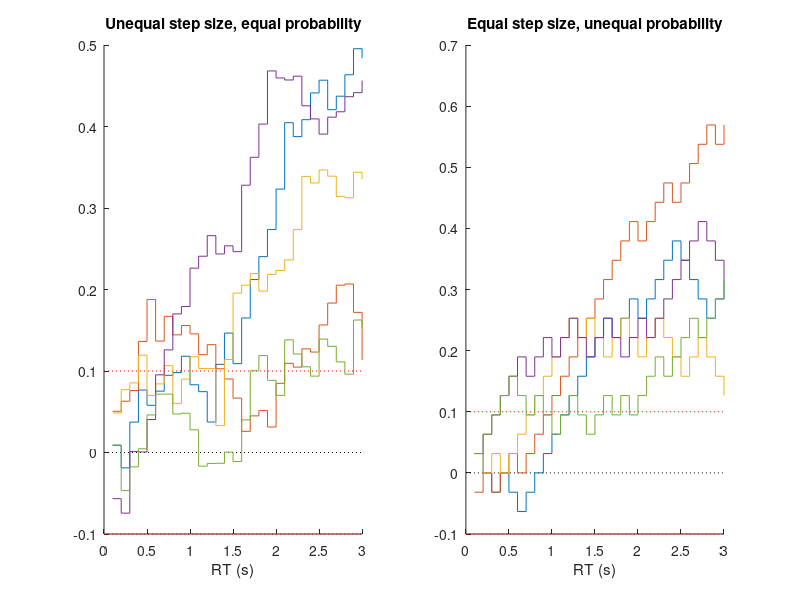
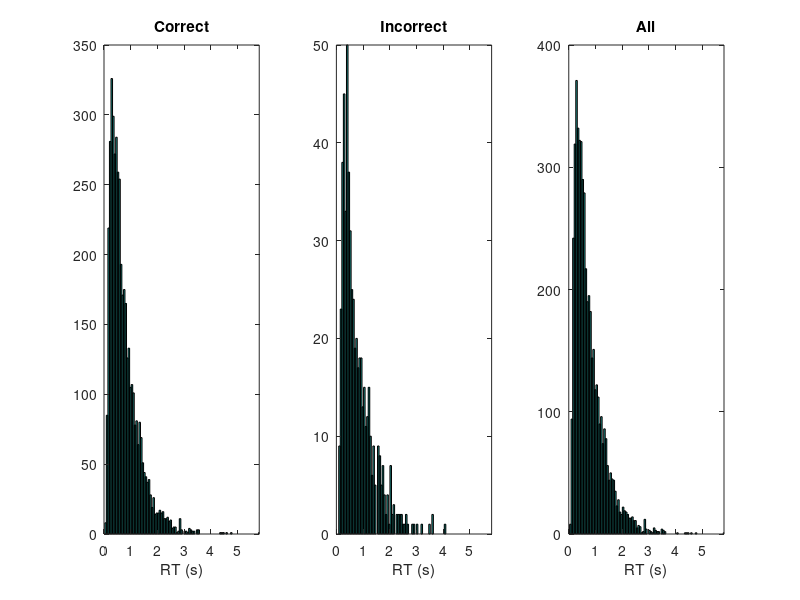

These charts were generated, in order, by the following MATLAB code: (Note: this script raises an error after producing the figures.)
%%DiffusionProcessTutorial.m
%
% This tutorial simulates the basic diffusion (random walk) model that
% predicts accuracy and RTs for a 2AFC decision.
%
% It requires adding the folder 'DiffusionProcess' to the path
%
% Written by G.M. Boynton, Summer 2008 For a great reference, see: Palmer,
% Huk & Shadlen (2008) Journal of Vision
%
% http://www.journalofvision.org/5/5/1/

addpath('dependencies_DiffusionProcess');

%% What is a 'diffusion process'?

% The basic idea is that decisions are made by accumulating information
% over time.  Specifically, evidence is represented as a variable that
% increments or decrements over time based on incoming information. I can't
% summarize it better than Palmer, Huk and Shadlen:

%  "The internal representation of the relevant stimulus is assumed to be
%  noisy and to vary over time. Each decision is based on repeated sampling
%  of this representation and comparing some function of these samples to a
%  criterion. For example, suppose samples of the noisy signal are taken at
%  discrete times and are added together to represent the evidence
%  accumulated over time. This accumulated evidence is compared to an upper
%  and lower bound. Upon reaching one of these bounds, the appropriate
%  response is initiated. If such a random walk model is modified by
%  reducing the time steps and evidence increments to infinitesimals, then
%  the model in continuous time is called a diffusion model (Ratcliff,
%  1978; Smith, 1990). For this model, the accumulated evidence has a
%  Gaussian distribution, which makes it a natural generalization of the
%  Gaussian version of signal detection theory (Ratcliff, 1980)."

%  (Diffusion processes are also known as the Wiener process or Brownian
%  motion)

% Intuitively, you can imagine how this simple model can predict error
% rates, and RTs for both correct and incorrect responses.  In the simplest
% case, analytical solutions exist for accuracy and the distribution of
% RTs.  

% This tutorial simulates a simple random walk model, calculating accuracy
% and histograms of RTs.  The results of the simulation is then compared to
% curves generated from the analytic solution.

%% Define variables for the random walk:

p.a = .1;  %upper bound (correct answer)
p.b = .1; %lower bound (incorrect answer)
p.u = .1; %drift rate (units/sec)
p.s = .1;  %standard deviation of drift (units/sec)


p.dt = .1; %step size for simulations (seconds)

%% Quick simulation

% First, let's do a quick simulation of the random walk model without
% worrying about keeping track of RTs.

nReps = 5; %number of staircases per simulation
nSteps = 30; %number of time steps

% Generate the entire matrix of step sizes in a single line. In this case,
% step sizes are pulled from a normal distribution with mean u*dt and
% standard deviation s*sqrt(dt).  Why sqrt(dt)?  Because variance adds
% linearly over time, so standard deviation adds by sqrt(dt).

dy = p.u*p.dt + p.s*sqrt(p.dt)*randn(nSteps,nReps);

% The random walk is a cumuluative sum of the steps (dy)
y = cumsum(dy);

% We need a time vector for plotting:
t = p.dt:p.dt:p.dt*nSteps;

% plot it.
figure(1)
clf
subplot(1,2,1)
hold on
% plot the bounds
plot([0,p.dt*nSteps],[0,0],'k:');
plot([0,p.dt*nSteps],[p.a,p.a],'r:');
plot([0,p.dt*nSteps],-[p.b,p.b],'r:');

stairs(t,y);
xlabel('RT (s)');
title('Unequal step size, equal probability')

%% 
% A second way to implement the diffusion model is to fix the up and down
% step sizes, and flip a biased coin to determine whether the walk goes up
% or down.

% The up and down step size is s*sqrt(dt) - same as the standard deviation
% of the step size above.
yStep = sqrt(p.dt)*p.s;
% The coin is biased by the drift rate.  Let's derive it.  If p is the
% probability of going up, then the expected dy of a given step is yStep*p
% - yStep*(1-p) = yStep*(2p-1) = s*sqrt(dt)*(2p-1). This should be equal to
% the drift rate, u*dt.  So s*sqrt(dt)*(2p-1) = u*dt.  Solving for p (prob)
% gives:
prob = .5*(sqrt(p.dt)*p.u/p.s + 1);

% To implement this, use the 'rand' and 'sign' functions:
dy = yStep*sign(rand(nSteps,nReps)-(1-prob));
y = cumsum(dy);
subplot(1,2,2)
hold on
% plot the bounds
plot([0,p.dt*nSteps],[0,0],'k:');
plot([0,p.dt*nSteps],[p.a,p.a],'r:');
plot([0,p.dt*nSteps],-[p.b,p.b],'r:');

stairs(t,y);
xlabel('RT (s)');
title('Equal step size, unequal probability')


%% Simulating RT distributions
%
% The walk should stop when the acculating variable hits one of the
% decision bounds.  The time step when this happens is the RT for that
% trial.

% We'll implement this with a loop over time.  We'll only keep track of the
% current values of y, and only increment the walks that haven't lead to a
% decision. 

nReps = 5000;  %number of simulated walks
p.dt = 1/1000; %time step (seconds)

%inialize some parameters:
alive = true(1,nReps);  %index vector for walks that haven't terminated
y = zeros(1,nReps); %Starting, and to be current position for each walk
response = zeros(1,nReps);  %will be filled with -1 or 1 for incorrect and correct
RT = zeros(1,nReps);  %will be filled with RT values in seconds

%for the coin-flip random walk, as before:
yStep = sqrt(p.dt)*p.s;
prob = .5*(sqrt(p.dt)*p.u/p.s + 1);

tStep = 0;
while sum(alive) %loop until all walks are terminated
    tStep = tStep+1;
    
    %for the 'randn' implementation, use this line: dy = p.u*p.dt +
    %p.s*sqrt(p.dt)*randn(1,sum(alive));

    %for the 'coin flip' implementation, use this line:
    dy =  yStep*sign(prob-rand(1,sum(alive)));

    %increment the 'living' walks
    y(alive) = y(alive)+ dy;

    %find the walks that reached the 'a' boundary
    aboveA = find(y>=p.a & alive);
    if ~isempty(aboveA)
        response(aboveA) = 1; %correct response
        alive(aboveA) = false; %'kill' the walk
        RT(aboveA) = tStep*p.dt; %record the RT
    end
    %find the walks that reached the '-b' boundary
    belowB = find(y<=-p.b & alive);
    if ~isempty(belowB)
        response(belowB) = -1;  %incorrect response
        alive(belowB) = false; %'kill' the walk
        RT(belowB) = tStep*p.dt; %record the RT
    end
end


%Plot histograms of simulated RTs

bins = linspace(0,max(RT),101); %Set time bins for histograms

figure(2)
clf
subplot(1,3,1) %correct
hist(RT(response==1),bins);
set(gca,'XLim',[min(bins),max(bins)]);
xlabel('RT (s)');
title('Correct');

subplot(1,3,2) %incorrect
hist(RT(response==-1),bins);
set(gca,'XLim',[min(bins),max(bins)]);
xlabel('RT (s)');
title('Incorrect');

subplot(1,3,3) %all
hist(RT,bins);
set(gca,'XLim',[min(bins),max(bins)]);
xlabel('RT (s)');
title('All');


%% Compare the simulated accuracy to the analytical solution. 

% Call the function 'expectedPC' which gives the expected probability
% correct.  

Psim = sum(response==1)/nReps;
Pexp = expectedPC(p);

disp(sprintf('simulated P(C): %%%5.2f, expected P(C): %%%5.2f',Pexp*100,Psim*100));


%% Compare the distribution of the simulated RTs to the analytical solution.

% Call the function 'expectedRTpdf' which gives the expected pdf 
% (histograms) of the RTs for correct answers.

RTpdfexp = (bins(2)-bins(1))*expectedRTpdf(p,bins,20);  %scale by time step (dt)

%Re-plot the histogram of correct responses
figure(3)
clf

n=hist(RT(response==1),bins);
n = n/sum(response==1);
stairs(bins,n,'b-');

% Draw the analytical solution on top.
hold on
plot(bins,RTpdfexp,'r-');
legend({'Simulated','Expected'});
xlabel('RT (s)');

%% to do:

% (1) Play around with the model parameters: drift rate, decision bounds - and
% see how the affect the accuracy and distribution of RTs.  Think about how
% a given data set (either behavioral or physiological) can help constrain
% these variables.  What is the signature of an increase in the decision
% bound p.b?  What is the signature for an increase in noise?  

% (2) Generate a psychometric function by calculating the percent correct
% as a function of drift rate, either through simulation or through the
% analytical solution.  See how the slope and threshold for this function
% varies with the mean and standard deviations of the drift rates.  Does
% this make sense? 




